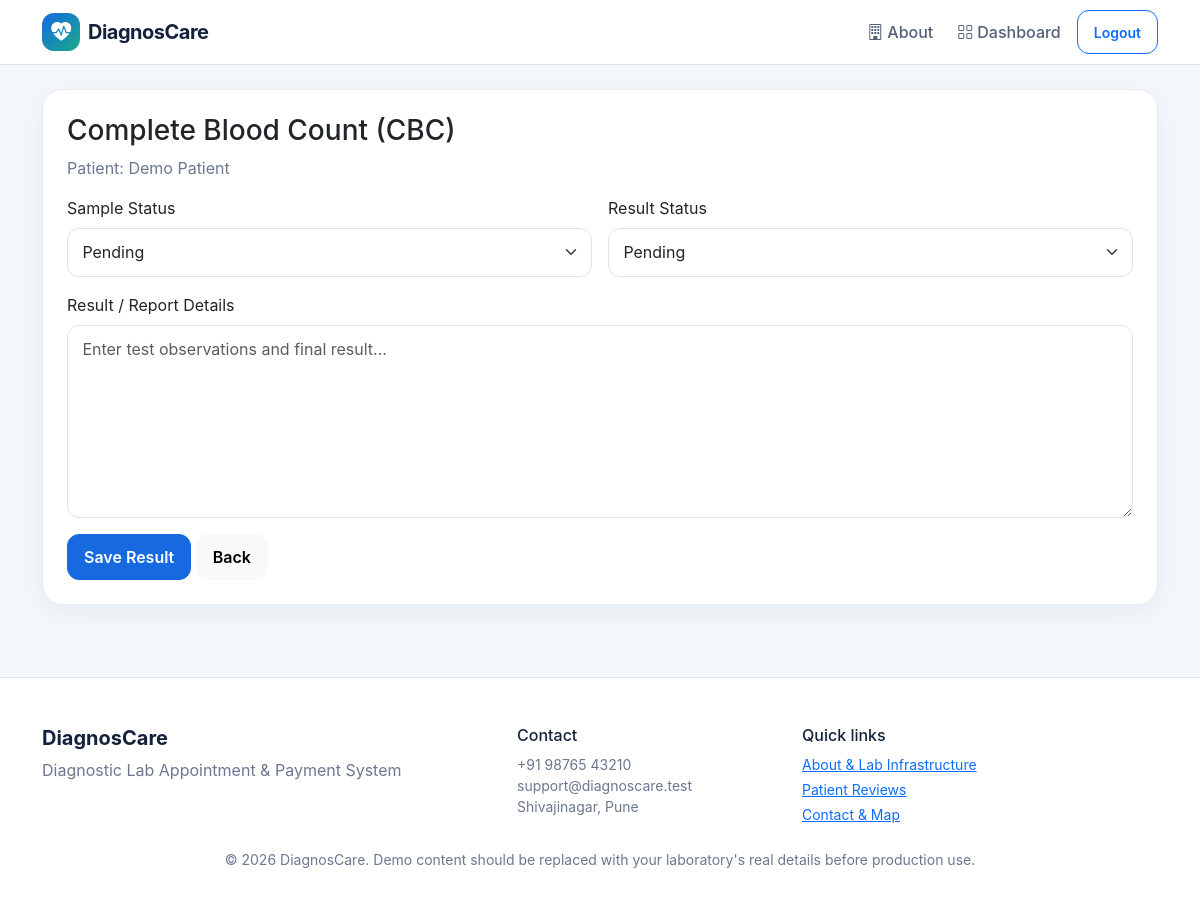
Page /technician/process.php?id=1 (signed in) on the committed database.
### tables this page shows
CREATE TABLE appointments (
    id INT AUTO_INCREMENT PRIMARY KEY,
    patient_id INT NOT NULL,
    test_id INT NOT NULL,
    technician_id INT NULL,
    appointment_date DATE NOT NULL,
    appointment_time TIME NOT NULL,
    status ENUM('Booked','Confirmed','Arrived','In Progress','Completed','Cancelled') DEFAULT 'Booked',
    notes VARCHAR(255),
    created_at TIMESTAMP DEFAULT CURRENT_TIMESTAMP,
    FOREIGN KEY (patient_id) REFERENCES users(id) ON DELETE CASCADE,
    FOREIGN KEY (test_id) REFERENCES diagnostic_tests(id) ON DELETE RESTRICT,
    FOREIGN KEY (technician_id) REFERENCES users(id) ON DELETE SET NULL,
    UNIQUE KEY unique_patient_slot (patient_id, appointment_date, appointment_time)
);

CREATE TABLE diagnostic_tests (
    id INT AUTO_INCREMENT PRIMARY KEY,
    name VARCHAR(120) NOT NULL,
    category VARCHAR(80) NOT NULL,
    description TEXT,
    price DECIMAL(10,2) NOT NULL DEFAULT 0,
    duration_minutes INT NOT NULL DEFAULT 30,
    created_at TIMESTAMP DEFAULT CURRENT_TIMESTAMP
);

CREATE TABLE users (
    id INT AUTO_INCREMENT PRIMARY KEY,
    name VARCHAR(100) NOT NULL,
    email VARCHAR(120) NOT NULL UNIQUE,
    phone VARCHAR(20),
    password VARCHAR(255) NOT NULL,
    role ENUM('admin','technician','patient') NOT NULL DEFAULT 'patient',
    created_at TIMESTAMP DEFAULT CURRENT_TIMESTAMP
);

### config/app.php (called while the page is built, shortened)
<?php
function e($value) { return htmlspecialchars((string)$value, ENT_QUOTES, 'UTF-8'); }

### technician/process.php (the view, shortened to what this page needs)
<?php
require '../config/app.php';require_role('technician');$title='Process Test';$basePath='../';$uid=user()['id'];$id=(int)($_GET['id']??0);
$st=$pdo->prepare("SELECT a.*,u.name patient_name,t.name test_name,t.price FROM appointments a JOIN users u ON u.id=a.patient_id JOIN diagnostic_tests t ON t.id=a.test_id WHERE a.id=?");$st->execute([$id]);$a=$st->fetch();if(!$a)exit('Appointment not found.');
$st=$pdo->prepare("SELECT * FROM test_results WHERE appointment_id=?");$st->execute([$id]);$r=$st->fetch();
require '../partials/header.php';?>
<div class="card p-4"><h3><?=e($a['test_name'])?></h3><p class="text-muted">Patient: <?=e($a['patient_name'])?></p>
<form method="post"><input type="hidden" name="csrf" value="<?=e(csrf_token())?>">
<div class="row g-3"><div class="col-md-6"><label class="form-label">Sample Status</label><select class="form-select" name="sample_status"><option <?=($r['sample_status']??'')==='Pending'?'selected':''?>>Pending</option></select></div>
<div class="col-md-6"><label class="form-label">Result Status</label><select class="form-select" name="result_status"><option <?=($r['result_status']??'')==='Pending'?'selected':''?>>Pending</option></select></div>
<div class="col-12"><label class="form-label">Result / Report Details</label><textarea class="form-control" name="result_text" rows="7" placeholder="Enter test observations and final result..."><?=e($r['result_text']??'')?></textarea></div>
<div class="col-12"><button class="btn btn-primary">Save Result</button> <a href="dashboard.php" class="btn btn-light">Back</a></div></div></form></div>
<?php require '../partials/footer.php'; ?>

### assets/css/style.css (style rules this page uses)
:root { --primary:#1769e0;--primary2:#0b4fbd;--ink:#14213d;--muted:#6b7890;--bg:#f4f7fb;--line:#e6ebf2 }
* { box-sizing:border-box }
html { scroll-behavior:smooth }
body { background:var(--bg);color:var(--ink);font-family:Inter,system-ui,-apple-system,"Segoe UI",sans-serif }
.card { border:1px solid var(--line);border-radius:20px;box-shadow:0 8px 30px rgba(25,45,80,.06);background:#fff }
.text-muted { color:var(--muted)!important }
.btn { border-radius:12px;font-weight:600;padding:.65rem 1rem }
.btn-primary { background:var(--primary);border-color:var(--primary) }
.form-control,.form-select { border-radius:12px;border-color:#dbe3ee;padding:.72rem .9rem }
body { overflow-x:hidden }

### rows in the picture
appointments: test.name "Complete Blood Count (CBC)", patient.name "Demo Patient"
